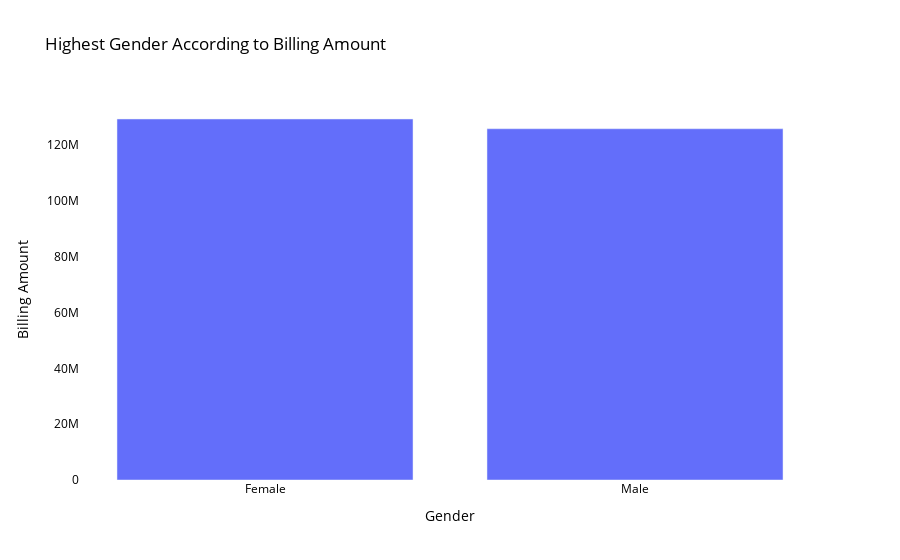
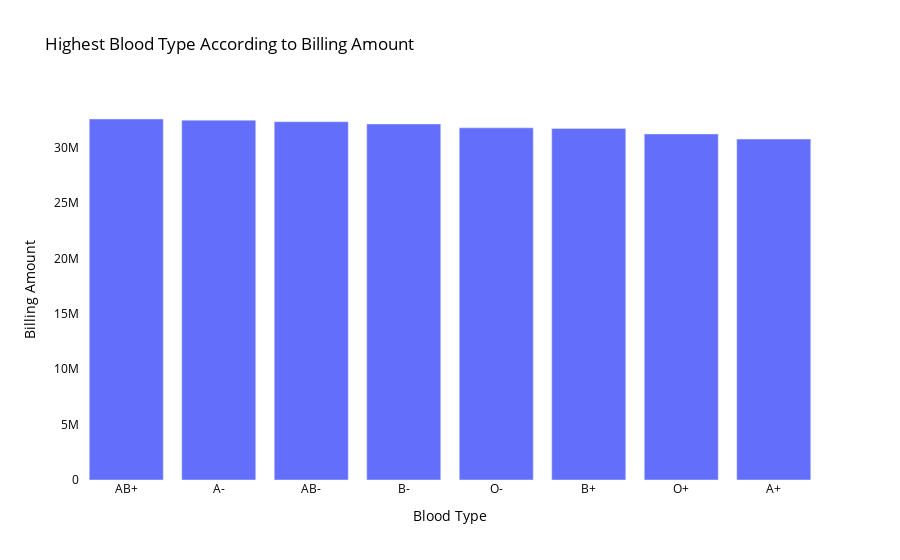
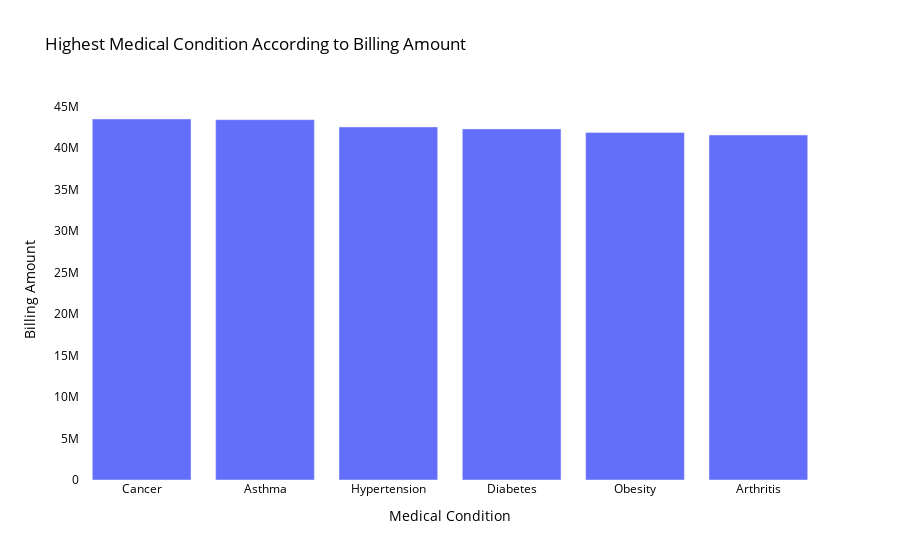
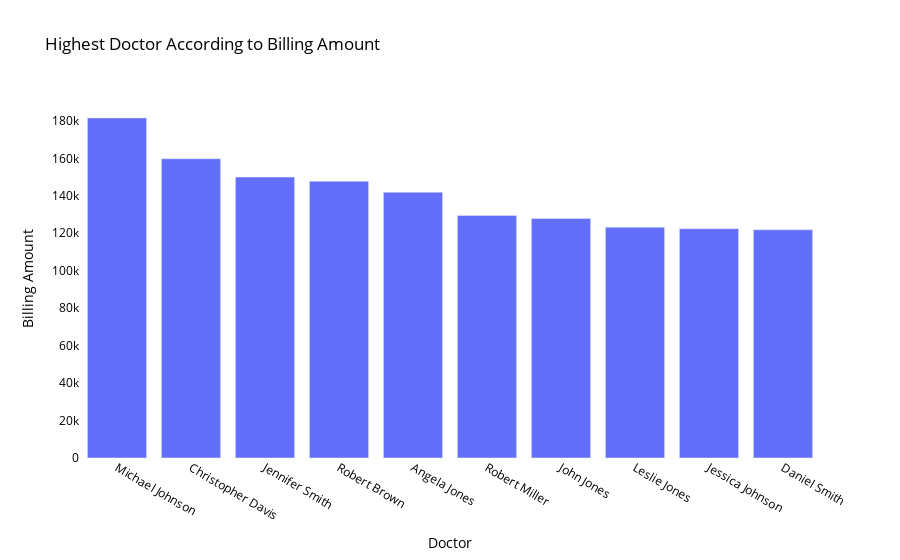

The notebook cell these images were saved under, in order:
### Markdown cell above
# Observation
- Female patient spent the highest number of days in the hospital
- Patient with blood group B- and B+ has the highest number of days hospitalized while A- has the lowest
- Arthritis patient has the highest number of days hospitalized
- John Adkins, Robert Peters, Margaret Watkins, Christina Henderson, Amy Martinez, Gina Oconnor, Robert Meadows, Christine Leblanc, Jasmibe Medina, Geoffrey Wallace: are the doctos with the highest number of days hosptalized
- Emergency is the highest admission type according to the number of days hospitalized
- Penicillin is the highest medication according to the number of days hospitalized 
- Abnomal is the highest test result according to the number of days hospitalized

### Code cell
# Highest "Features" according to Billing Amount

for i in cols:
    
    if i == 'Gender':

        char_bar = df.groupby(['Gender'])[['Billing Amount']].sum().reset_index()
        char_bar = char_bar.sort_values(by=("Billing Amount"), ascending=False)

        top = char_bar.head(10)
        fig = go.Figure()
        fig.add_trace(go.Bar(x=top['Gender'], y=top["Billing Amount"]))

        fig.update_layout(title="Highest Gender According to " + 'Billing Amount',
                          xaxis_title='Gender',
                          yaxis_title= "Billing Amount",
                          plot_bgcolor='white', 
                          paper_bgcolor='white',  
                          font=dict(color='black'))

        pyo.init_notebook_mode(connected=True)
        pyo.iplot(fig)

    else:
        char_bar = df.groupby([i])[['Billing Amount']].sum().reset_index()
        char_bar = char_bar.sort_values(by=("Billing Amount"), ascending=False)

        top = char_bar.head(10)
        fig = go.Figure()
        fig.add_trace(go.Bar(x=top[i], y=top['Billing Amount']))

        fig.update_layout(title="Highest " + i + " According to Billing Amount",
                          xaxis_title= i,
                          yaxis_title= "Billing Amount",
                          plot_bgcolor='white', 
                          paper_bgcolor='white',  
                          font=dict(color='black'))

        pyo.init_notebook_mode(connected=True)
        pyo.iplot(fig)

### Figure 1 — Plotly figure (JSON) as saved in the notebook; plotly's stock layout.template omitted (floating-point values rounded to 4 significant figures)
{"data": [{"type": "bar", "x": ["Female", "Male"], "y": [129300000.0, 125800000.0]}], "layout": {"font": {"color": "black"}, "paper_bgcolor": "white", "plot_bgcolor": "white", "title": {"text": "Highest Gender According to Billing Amount"}, "xaxis": {"title": {"text": "Gender"}}, "yaxis": {"title": {"text": "Billing Amount"}}}}

### Figure 2 — Plotly figure (JSON) as saved in the notebook; plotly's stock layout.template omitted (floating-point values rounded to 4 significant figures)
{"data": [{"type": "bar", "x": ["AB+", "A-", "AB-", "B-", "O-", "B+", "O+", "A+"], "y": [32600000.0, 32490000.0, 32360000.0, 32150000.0, 31800000.0, 31740000.0, 31250000.0, 30780000.0]}], "layout": {"font": {"color": "black"}, "paper_bgcolor": "white", "plot_bgcolor": "white", "title": {"text": "Highest Blood Type According to Billing Amount"}, "xaxis": {"title": {"text": "Blood Type"}}, "yaxis": {"title": {"text": "Billing Amount"}}}}

### Figure 3 — Plotly figure (JSON) as saved in the notebook; plotly's stock layout.template omitted (floating-point values rounded to 4 significant figures)
{"data": [{"type": "bar", "x": ["Cancer", "Asthma", "Hypertension", "Diabetes", "Obesity", "Arthritis"], "y": [43490000.0, 43410000.0, 42530000.0, 42300000.0, 41870000.0, 41560000.0]}], "layout": {"font": {"color": "black"}, "paper_bgcolor": "white", "plot_bgcolor": "white", "title": {"text": "Highest Medical Condition According to Billing Amount"}, "xaxis": {"title": {"text": "Medical Condition"}}, "yaxis": {"title": {"text": "Billing Amount"}}}}

### Figure 4 — Plotly figure (JSON) as saved in the notebook; plotly's stock layout.template omitted (floating-point values rounded to 4 significant figures)
{"data": [{"type": "bar", "x": ["Michael Johnson", "Christopher Davis", "Jennifer Smith", "Robert Brown", "Angela Jones", "Robert Miller", "John Jones", "Leslie Jones", "Jessica Johnson", "Daniel Smith"], "y": [181600.0, 159800.0, 150000.0, 147700.0, 141900.0, 129500.0, 127900.0, 123200.0, 122400.0, 121800.0]}], "layout": {"font": {"color": "black"}, "paper_bgcolor": "white", "plot_bgcolor": "white", "title": {"text": "Highest Doctor According to Billing Amount"}, "xaxis": {"title": {"text": "Doctor"}}, "yaxis": {"title": {"text": "Billing Amount"}}}}
